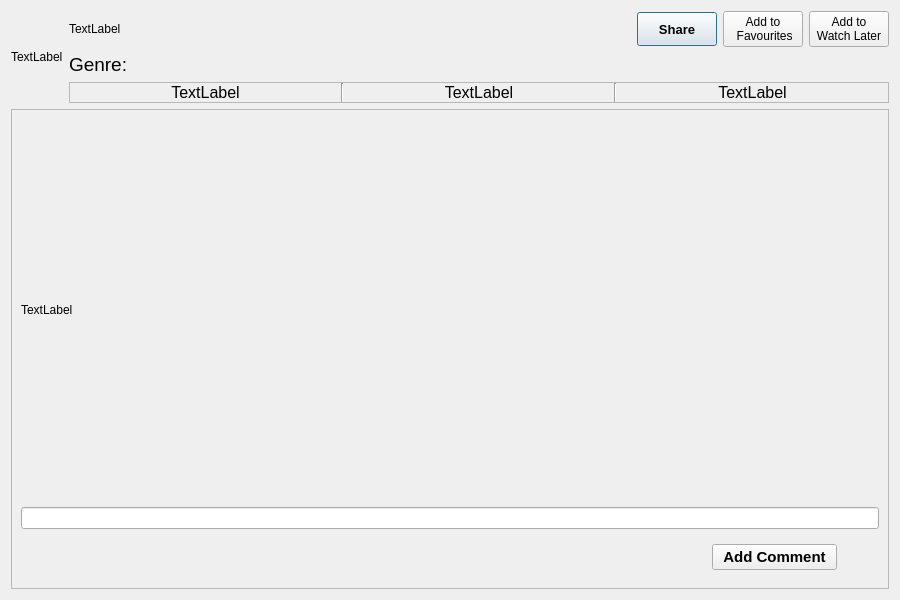
<?xml version="1.0" encoding="UTF-8"?>
<ui version="4.0">
 <class>watch_serie</class>
 <widget class="QDialog" name="watch_serie">
  <property name="geometry">
   <rect>
    <x>0</x>
    <y>0</y>
    <width>900</width>
    <height>600</height>
   </rect>
  </property>
  <property name="minimumSize">
   <size>
    <width>900</width>
    <height>600</height>
   </size>
  </property>
  <property name="windowTitle">
   <string>Dialog</string>
  </property>
  <layout class="QVBoxLayout" name="verticalLayout_2">
   <item>
    <layout class="QVBoxLayout" name="verticalLayout">
     <item>
      <layout class="QHBoxLayout" name="horizontalLayout">
       <item>
        <widget class="QLabel" name="image">
         <property name="sizePolicy">
          <sizepolicy hsizetype="Maximum" vsizetype="Preferred">
           <horstretch>0</horstretch>
           <verstretch>0</verstretch>
          </sizepolicy>
         </property>
         <property name="text">
          <string>TextLabel</string>
         </property>
        </widget>
       </item>
       <item>
        <layout class="QVBoxLayout" name="verticalLayout_3">
         <item>
          <layout class="QHBoxLayout" name="horizontalLayout_3">
           <item>
            <widget class="QLabel" name="title">
             <property name="text">
              <string>TextLabel</string>
             </property>
             <property name="textInteractionFlags">
              <set>Qt::LinksAccessibleByMouse|Qt::TextSelectableByMouse</set>
             </property>
            </widget>
           </item>
           <item>
            <widget class="QPushButton" name="pushButton">
             <property name="sizePolicy">
              <sizepolicy hsizetype="Maximum" vsizetype="Maximum">
               <horstretch>0</horstretch>
               <verstretch>0</verstretch>
              </sizepolicy>
             </property>
             <property name="minimumSize">
              <size>
               <width>75</width>
               <height>34</height>
              </size>
             </property>
             <property name="font">
              <font>
               <pointsize>10</pointsize>
               <weight>75</weight>
               <bold>true</bold>
              </font>
             </property>
             <property name="text">
              <string>Share</string>
             </property>
            </widget>
           </item>
           <item>
            <widget class="QPushButton" name="addFav">
             <property name="sizePolicy">
              <sizepolicy hsizetype="Maximum" vsizetype="Minimum">
               <horstretch>0</horstretch>
               <verstretch>0</verstretch>
              </sizepolicy>
             </property>
             <property name="text">
              <string>Add to
 Favourites</string>
             </property>
             <property name="autoDefault">
              <bool>false</bool>
             </property>
            </widget>
           </item>
           <item>
            <widget class="QPushButton" name="addWL">
             <property name="sizePolicy">
              <sizepolicy hsizetype="Maximum" vsizetype="Minimum">
               <horstretch>0</horstretch>
               <verstretch>0</verstretch>
              </sizepolicy>
             </property>
             <property name="text">
              <string>Add to
Watch Later</string>
             </property>
            </widget>
           </item>
          </layout>
         </item>
         <item>
          <widget class="QLabel" name="genre">
           <property name="font">
            <font>
             <pointsize>14</pointsize>
             <weight>50</weight>
             <bold>false</bold>
            </font>
           </property>
           <property name="text">
            <string>Genre:</string>
           </property>
           <property name="textInteractionFlags">
            <set>Qt::LinksAccessibleByMouse|Qt::TextSelectableByMouse</set>
           </property>
          </widget>
         </item>
         <item>
          <widget class="QFrame" name="frame">
           <property name="frameShape">
            <enum>QFrame::StyledPanel</enum>
           </property>
           <property name="frameShadow">
            <enum>QFrame::Raised</enum>
           </property>
           <layout class="QHBoxLayout" name="horizontalLayout_4">
            <property name="spacing">
             <number>0</number>
            </property>
            <property name="leftMargin">
             <number>0</number>
            </property>
            <property name="topMargin">
             <number>0</number>
            </property>
            <property name="rightMargin">
             <number>0</number>
            </property>
            <property name="bottomMargin">
             <number>0</number>
            </property>
            <item>
             <layout class="QHBoxLayout" name="horizontalLayout_2">
              <property name="spacing">
               <number>0</number>
              </property>
              <item>
               <widget class="QLabel" name="Year">
                <property name="font">
                 <font>
                  <pointsize>12</pointsize>
                 </font>
                </property>
                <property name="frameShape">
                 <enum>QFrame::NoFrame</enum>
                </property>
                <property name="text">
                 <string>TextLabel</string>
                </property>
                <property name="alignment">
                 <set>Qt::AlignCenter</set>
                </property>
                <property name="textInteractionFlags">
                 <set>Qt::LinksAccessibleByMouse|Qt::TextSelectableByMouse</set>
                </property>
               </widget>
              </item>
              <item>
               <widget class="Line" name="line">
                <property name="orientation">
                 <enum>Qt::Vertical</enum>
                </property>
               </widget>
              </item>
              <item>
               <widget class="QLabel" name="Duration">
                <property name="font">
                 <font>
                  <pointsize>12</pointsize>
                 </font>
                </property>
                <property name="frameShape">
                 <enum>QFrame::NoFrame</enum>
                </property>
                <property name="text">
                 <string>TextLabel</string>
                </property>
                <property name="alignment">
                 <set>Qt::AlignCenter</set>
                </property>
                <property name="textInteractionFlags">
                 <set>Qt::LinksAccessibleByMouse|Qt::TextSelectableByMouse</set>
                </property>
               </widget>
              </item>
              <item>
               <widget class="Line" name="line_2">
                <property name="orientation">
                 <enum>Qt::Vertical</enum>
                </property>
               </widget>
              </item>
              <item>
               <widget class="QLabel" name="rating">
                <property name="font">
                 <font>
                  <pointsize>12</pointsize>
                 </font>
                </property>
                <property name="frameShape">
                 <enum>QFrame::NoFrame</enum>
                </property>
                <property name="text">
                 <string>TextLabel</string>
                </property>
                <property name="alignment">
                 <set>Qt::AlignCenter</set>
                </property>
                <property name="textInteractionFlags">
                 <set>Qt::LinksAccessibleByMouse|Qt::TextSelectableByMouse</set>
                </property>
               </widget>
              </item>
             </layout>
            </item>
           </layout>
          </widget>
         </item>
        </layout>
       </item>
      </layout>
     </item>
    </layout>
   </item>
   <item>
    <widget class="QScrollArea" name="scrollArea">
     <property name="widgetResizable">
      <bool>true</bool>
     </property>
     <widget class="QWidget" name="scrollAreaWidgetContents">
      <property name="geometry">
       <rect>
        <x>0</x>
        <y>0</y>
        <width>880</width>
        <height>468</height>
       </rect>
      </property>
      <layout class="QVBoxLayout" name="verticalLayout_5">
       <item>
        <layout class="QVBoxLayout" name="verticalLayout_4">
         <item>
          <widget class="QLabel" name="label">
           <property name="minimumSize">
            <size>
             <width>500</width>
             <height>300</height>
            </size>
           </property>
           <property name="text">
            <string>TextLabel</string>
           </property>
          </widget>
         </item>
         <item>
          <widget class="QLineEdit" name="lineEdit"/>
         </item>
         <item>
          <widget class="QWidget" name="widget" native="true">
           <property name="sizePolicy">
            <sizepolicy hsizetype="Maximum" vsizetype="Maximum">
             <horstretch>0</horstretch>
             <verstretch>0</verstretch>
            </sizepolicy>
           </property>
           <layout class="QHBoxLayout" name="horizontalLayout_5">
            <item>
             <widget class="QWidget" name="widget_2" native="true">
              <property name="sizePolicy">
               <sizepolicy hsizetype="Minimum" vsizetype="Preferred">
                <horstretch>0</horstretch>
                <verstretch>0</verstretch>
               </sizepolicy>
              </property>
              <property name="minimumSize">
               <size>
                <width>676</width>
                <height>0</height>
               </size>
              </property>
             </widget>
            </item>
            <item>
             <widget class="QPushButton" name="pushButton_2">
              <property name="minimumSize">
               <size>
                <width>125</width>
                <height>0</height>
               </size>
              </property>
              <property name="font">
               <font>
                <pointsize>11</pointsize>
                <weight>75</weight>
                <bold>true</bold>
               </font>
              </property>
              <property name="text">
               <string>Add Comment</string>
              </property>
             </widget>
            </item>
           </layout>
          </widget>
         </item>
        </layout>
       </item>
      </layout>
     </widget>
    </widget>
   </item>
  </layout>
 </widget>
 <resources/>
 <connections/>
</ui>
